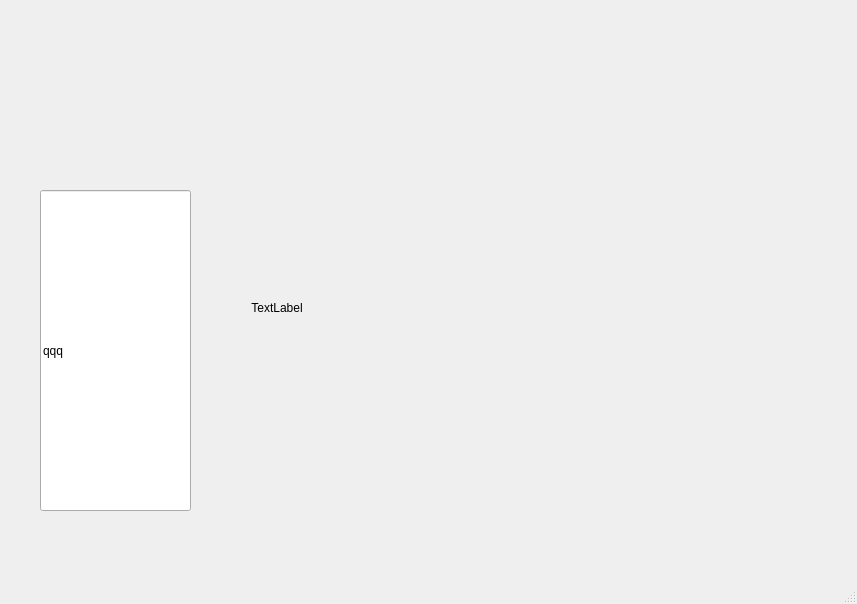
<?xml version="1.0" encoding="UTF-8"?>
<ui version="4.0">
 <class>capture</class>
 <widget class="QMainWindow" name="capture">
  <property name="geometry">
   <rect>
    <x>0</x>
    <y>0</y>
    <width>857</width>
    <height>604</height>
   </rect>
  </property>
  <property name="windowTitle">
   <string>宫腔镜</string>
  </property>
  <widget class="QWidget" name="centralwidget">
   <widget class="QLabel" name="lbImage">
    <property name="geometry">
     <rect>
      <x>250</x>
      <y>300</y>
      <width>54</width>
      <height>16</height>
     </rect>
    </property>
    <property name="sizePolicy">
     <sizepolicy hsizetype="Expanding" vsizetype="Expanding">
      <horstretch>0</horstretch>
      <verstretch>0</verstretch>
     </sizepolicy>
    </property>
    <property name="layoutDirection">
     <enum>Qt::LeftToRight</enum>
    </property>
    <property name="autoFillBackground">
     <bool>false</bool>
    </property>
    <property name="frameShadow">
     <enum>QFrame::Plain</enum>
    </property>
    <property name="text">
     <string>TextLabel</string>
    </property>
    <property name="alignment">
     <set>Qt::AlignCenter</set>
    </property>
    <property name="margin">
     <number>0</number>
    </property>
   </widget>
   <widget class="QLineEdit" name="lineEdit">
    <property name="geometry">
     <rect>
      <x>40</x>
      <y>190</y>
      <width>151</width>
      <height>321</height>
     </rect>
    </property>
    <property name="text">
     <string>qqq</string>
    </property>
   </widget>
  </widget>
  <widget class="QMenuBar" name="menubar">
   <property name="geometry">
    <rect>
     <x>0</x>
     <y>0</y>
     <width>857</width>
     <height>23</height>
    </rect>
   </property>
  </widget>
  <widget class="QStatusBar" name="statusbar"/>
 </widget>
 <resources/>
 <connections/>
</ui>
